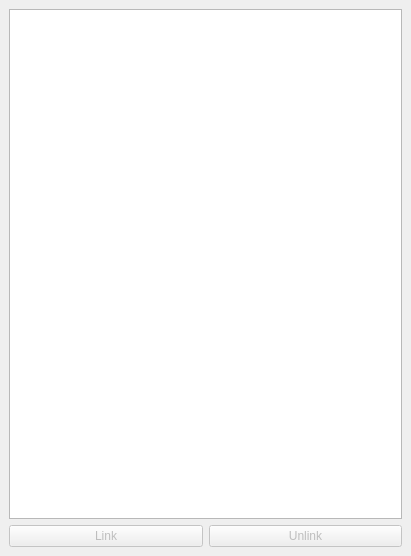
<?xml version="1.0" encoding="UTF-8"?>
<ui version="4.0">
 <class>CParticleLinkDialog</class>
 <widget class="QDockWidget" name="CParticleLinkDialog">
  <property name="geometry">
   <rect>
    <x>0</x>
    <y>0</y>
    <width>411</width>
    <height>556</height>
   </rect>
  </property>
  <property name="windowTitle">
   <string>Link to skeleton</string>
  </property>
  <widget class="QWidget" name="dockWidgetContents">
   <layout class="QGridLayout" name="gridLayout">
    <item row="0" column="0" colspan="2">
     <widget class="QTreeView" name="treeView">
      <property name="toolTip">
       <string>Choose bone to stick particle system</string>
      </property>
     </widget>
    </item>
    <item row="1" column="0">
     <widget class="QPushButton" name="linkPushButton">
      <property name="enabled">
       <bool>false</bool>
      </property>
      <property name="text">
       <string>Link</string>
      </property>
     </widget>
    </item>
    <item row="1" column="1">
     <widget class="QPushButton" name="unlinkPushButton">
      <property name="enabled">
       <bool>false</bool>
      </property>
      <property name="text">
       <string>Unlink</string>
      </property>
     </widget>
    </item>
   </layout>
  </widget>
 </widget>
 <resources/>
 <connections/>
</ui>
